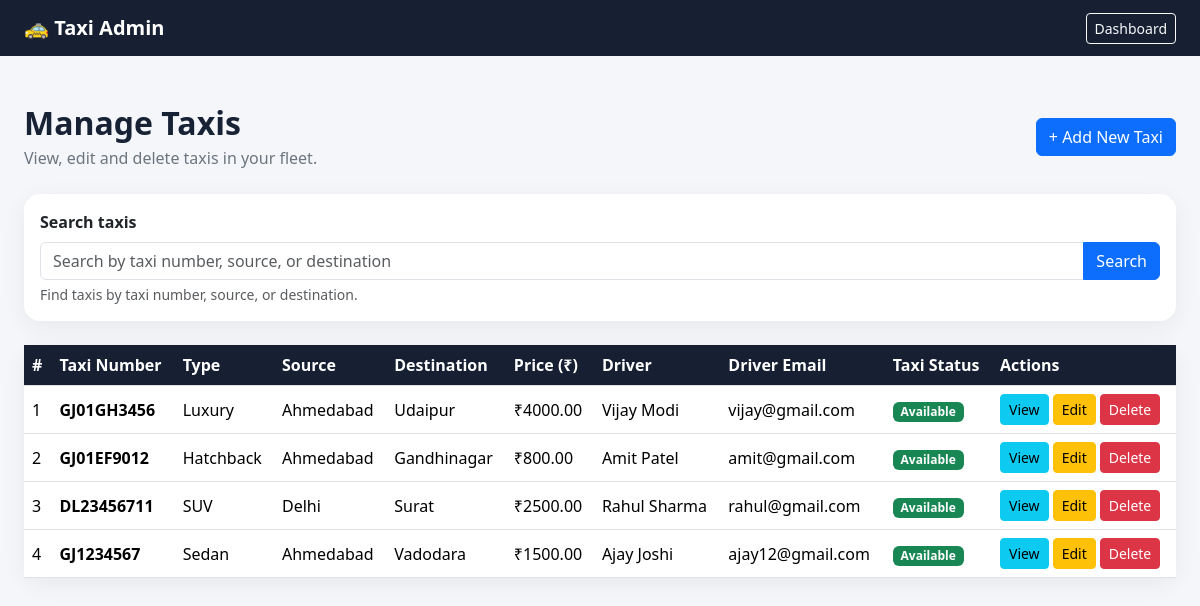
/taxis/ (signed in), run on an earlier commit of the app's database.
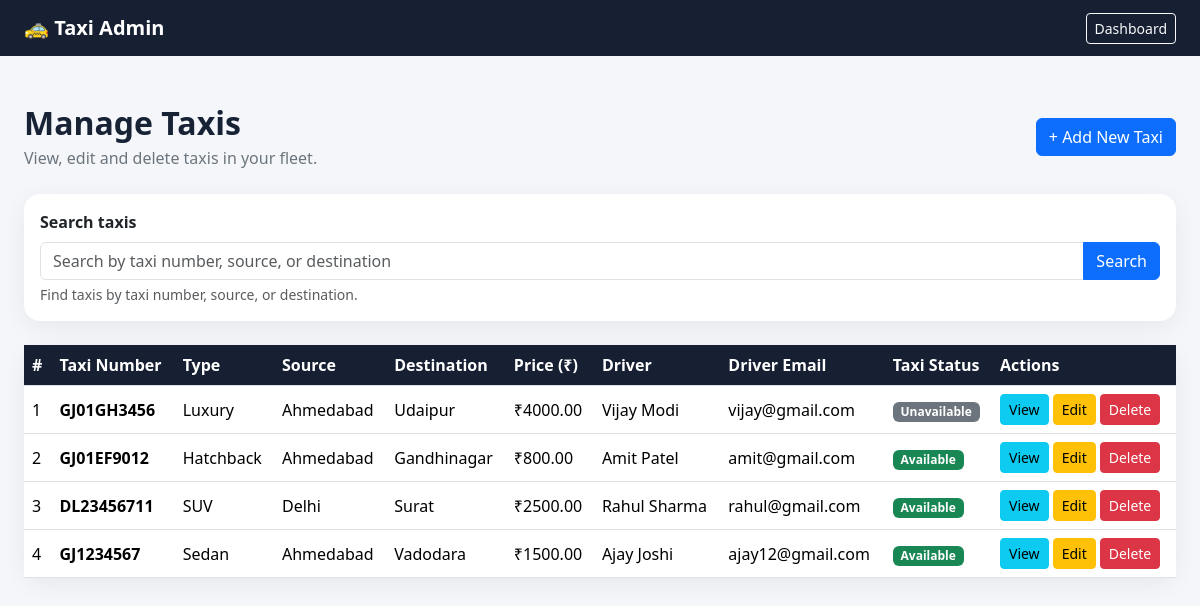
And on a later commit of the database.
### core/models.py (models this page shows, shortened)
class Taxi(models.Model):
    number = models.CharField(max_length=20, unique=True)
    type = models.CharField(max_length=50)
    source = models.CharField(max_length=100)
    destination = models.CharField(max_length=100)
    price = models.DecimalField(max_digits=10, decimal_places=2)
    availability = models.BooleanField(default=True)
    driver = models.ForeignKey(
        Driver,
        on_delete=models.CASCADE,
        related_name='taxis',
    )

class Driver(models.Model):
    name = models.CharField(max_length=100)
    email = models.EmailField(unique=True)
    license_number = models.CharField(
        max_length=50,
        unique=True
    )
    mobile = models.CharField(max_length=15)
    taxi_number = models.CharField(max_length=20, blank=True)
    password = models.CharField(max_length=128)

### core/views.py (the view)
@user_passes_test(
    lambda user: user.is_authenticated and user.is_staff,
    login_url='admin_login',
)
def admin_taxi_list(request):
    taxis = Taxi.objects.select_related('driver').order_by('-id')
    search_form = TaxiSearchForm(request.GET)
    search_form.is_valid()
    search_query = search_form.cleaned_data['q']
    if search_query:
        taxis = taxis.filter(
            Q(number__icontains=search_query)
            | Q(source__icontains=search_query)
            | Q(destination__icontains=search_query),
        )
    return render(
        request,
        'core/admin_taxi_list.html',
        {
            'taxis': taxis,
            'search_form': search_form,
            'search_query': search_query,
        },
    )

### core/forms.py
class TaxiSearchForm(forms.Form):
    q = forms.CharField(
        label='Search taxis',
        required=False,
        strip=True,
        widget=forms.SearchInput(attrs={
            'class': 'form-control',
            'placeholder': 'Search by taxi number, source, or destination',
            'aria-describedby': 'taxi-search-help',
        }),
    )

### core/templates/core/admin_taxi_list.html (shortened to what the changed rows need)
<!DOCTYPE html>
<html lang="en">
<head>
    <link href="https://cdn.jsdelivr.net/npm/bootstrap@5.3.3/dist/css/bootstrap.min.css"
          rel="stylesheet">
</head>
<body>
<main class="container-fluid px-3 px-lg-4 py-5">
    <div class="d-flex justify-content-between align-items-center
                flex-wrap gap-3 mb-4">
        <div>
            <h1 class="h2 fw-bold mb-1">Manage Taxis</h1>
        </div>
    </div>
    <div class="card page-card">
        <div class="card-body p-0">
            <div class="table-responsive">
                <table class="table table-hover mb-0">
                    <thead>
                        <tr>
                            <th>#</th>
                            <th>Taxi Number</th>
                            <th>Type</th>
                            <th>Source</th>
                            <th>Destination</th>
                            <th>Price (₹)</th>
                            <th>Driver</th>
                            <th>Driver Email</th>
                            <th>Taxi Status</th>
                            <th>Actions</th>
                        </tr>
                    </thead>
                    <tbody>
                        {% for taxi in taxis %}
                        <tr>
                            <td>{{ forloop.counter }}</td>
                            <td class="fw-semibold">{{ taxi.number }}</td>
                            <td>{{ taxi.type }}</td>
                            <td>{{ taxi.source }}</td>
                            <td>{{ taxi.destination }}</td>
                            <td>₹{{ taxi.price|floatformat:2 }}</td>
                            <td>
                                {% if taxi.driver %}
                                    {{ taxi.driver.name }}
                                {% else %}
                                    Not assigned
                                {% endif %}
                            </td>
                            <td>
                                {% if taxi.driver %}
                                    {{ taxi.driver.email|default:"—" }}
                                {% else %}
                                    —
                                {% endif %}
                            </td>
                            <td>
                                {% if taxi.availability %}
                                    <span class="badge bg-success">
                                        Available
                                    </span>
                                {% else %}
                                    <span class="badge bg-secondary">
                                        Unavailable
                                    </span>
                                {% endif %}
                            </td>
                            <td>
                                <div class="d-flex gap-1">
                                    <a href="{% url 'admin_taxi_detail' taxi.id %}"
                                       class="btn btn-sm btn-info">
                                        View
                                    </a>
                                    <a href="{% url 'admin_taxi_edit' taxi.id %}"
                                       class="btn btn-sm btn-warning">
                                        Edit
                                    </a>
                                    <a href="{% url 'admin_taxi_delete' taxi.id %}"
                                       class="btn btn-sm btn-danger">
                                        Delete
                                    </a>
                                </div>
                            </td>
                        </tr>
                        {% endfor %}
                    </tbody>
                </table>
            </div>
        </div>
    </div>
</main>
</body>
</html>

What changed in the data, as far as the page shows it:
changed Taxi "GJ01GH3456": availability "Available" → "Unavailable"
